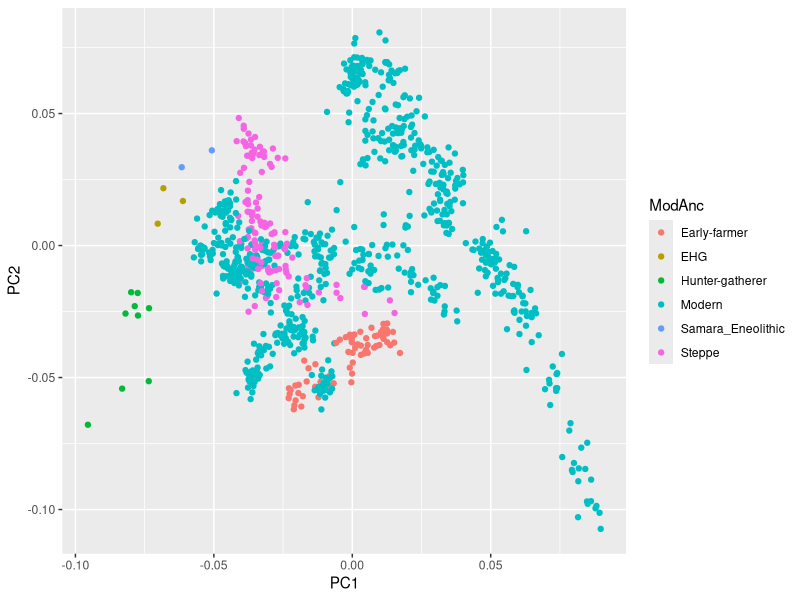
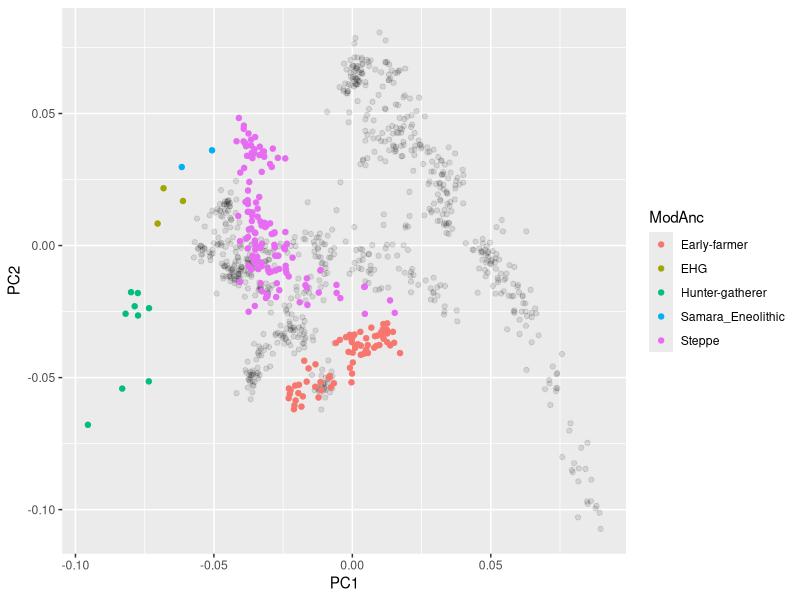
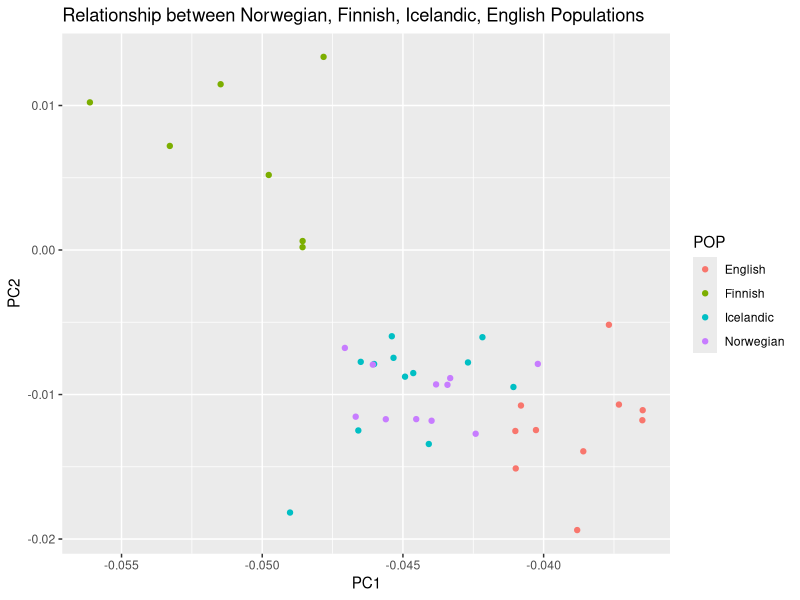
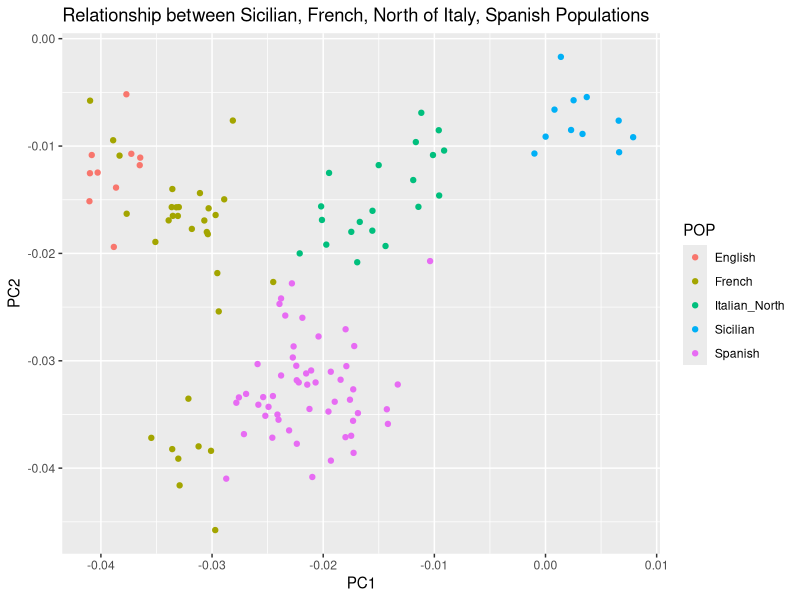
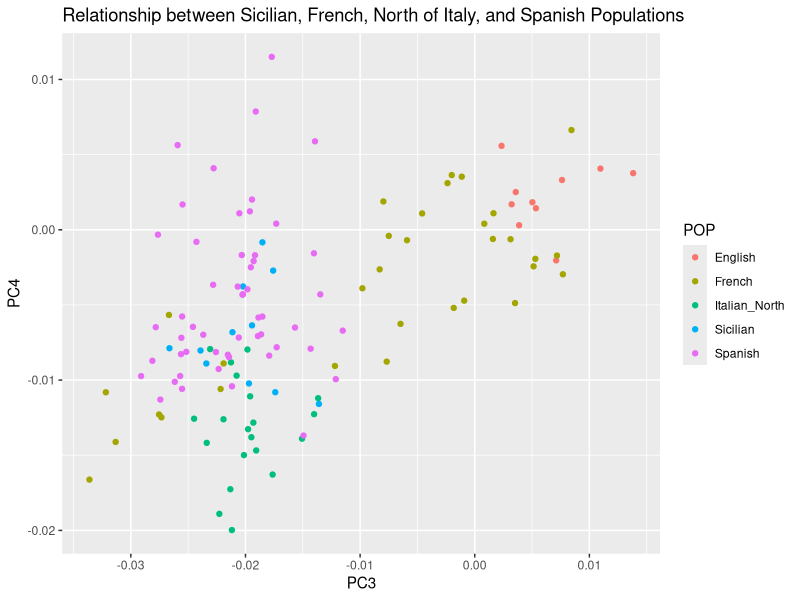
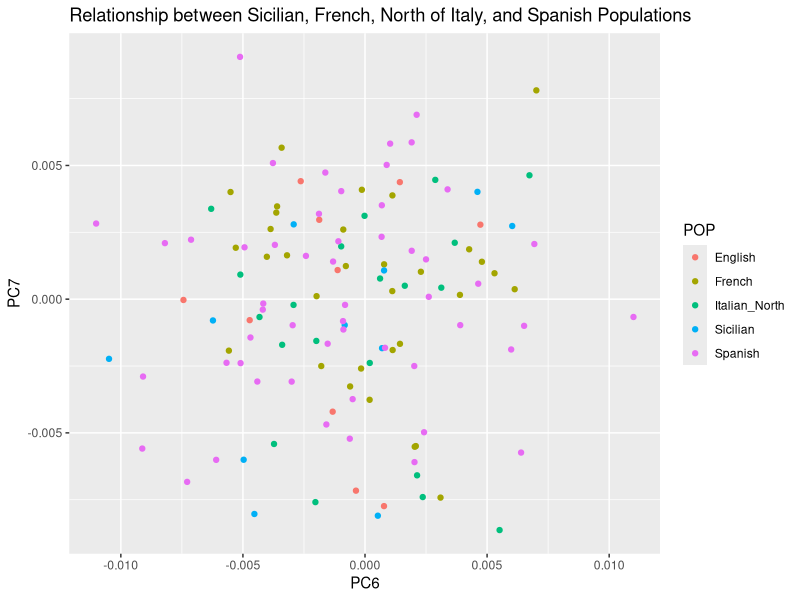
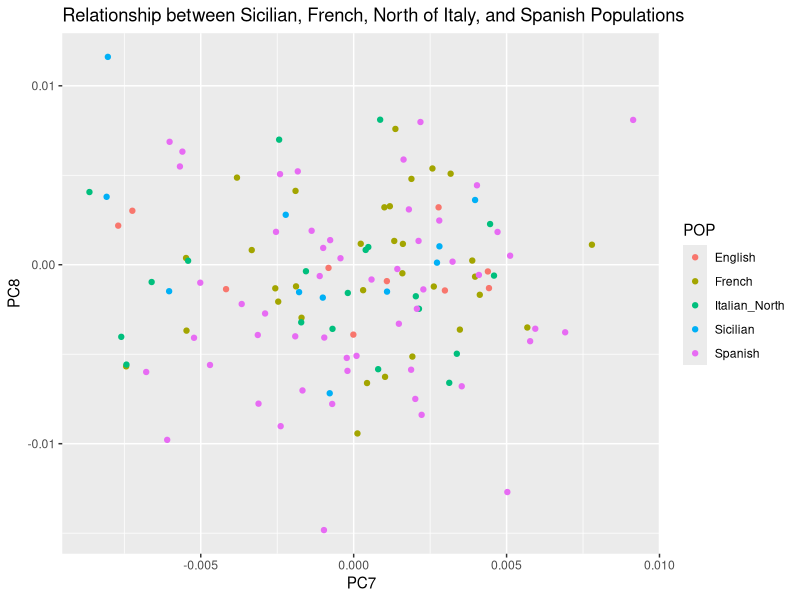
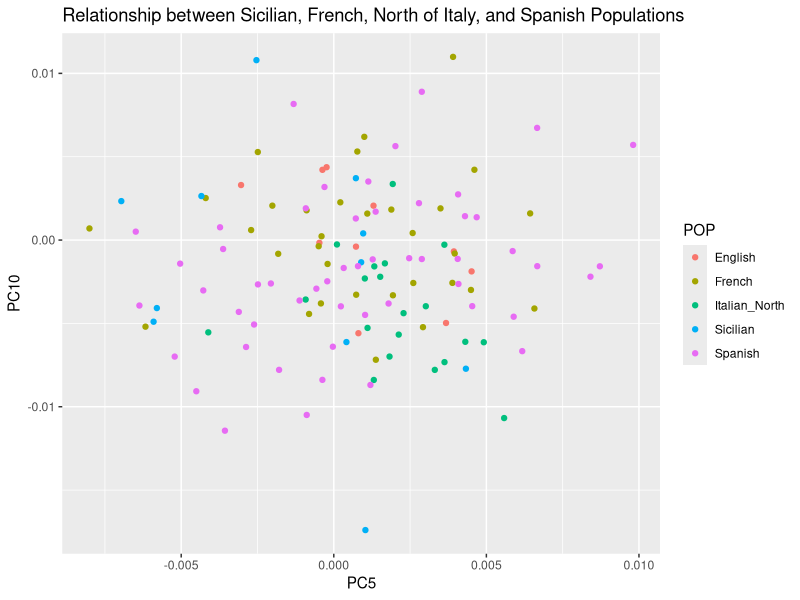

Reproduce these figures in R, in order.
## ---- chunk 1
library(tidyverse)
## ---- chunk 2
WE_table <- read.table(file = 'dataWE.txt',sep = "", header = TRUE) # sep = '' consider any white space
## ---- chunk 3
ggplot(WE_table, aes(PC1,PC2))+
  geom_jitter(aes(color = ModAnc)) # jitter adds noise to avoid overplotting
## ---- chunk 4
ggplot(WE_table, aes(PC1,PC2))+
  geom_point(alpha = 0.1) +
  geom_jitter(data = WE_table |> filter(!ModAnc=="Modern"), aes(color = ModAnc))
## ---- chunk 5
ggplot(data = WE_table |> filter(POP %in% c('English', 'Norwegian', "Finnish", "Icelandic")), #filtering
       aes(x = PC1, y = PC2, colour = POP)
         )+
  geom_jitter()+
  labs(title = "Relationship between Norwegian, Finnish, Icelandic, English Populations")
## ---- chunk 6
our_choice <- c("Sicilian", "French", "Italian_North", "Spanish", "English")
ggplot(data = WE_table |> filter(POP %in% our_choice), #Filtering on our choices
       aes(x = PC1, y = PC2, colour = POP) 
       )+
  geom_jitter()+
  labs(title = "Relationship between Sicilian, French, North of Italy, Spanish Populations")
## ---- chunk 7
ggplot(data = WE_table |>  filter(POP %in% our_choice), #Filtering on our choices
       aes(x = PC3, y = PC4, colour = POP)
       )+
  geom_jitter()+
  labs(title = "Relationship between Sicilian, French, North of Italy, and Spanish Populations")
## ---- chunk 8
filtered <-  WE_table |> filter(POP%in% our_choice)
## ---- chunk 9
# PC6 and PC7
ggplot(data = WE_table |>  filter(POP %in% our_choice), #Filtering on our choices
       aes(x = PC6, y = PC7, colour = POP)
       )+
  geom_jitter()+
  labs(title = "Relationship between Sicilian, French, North of Italy, and Spanish Populations")

# PC7 and PC8
ggplot(data = WE_table |>  filter(POP %in% our_choice), #Filtering on our choices
       aes(x = PC7, y = PC8, colour = POP)
       )+
  geom_jitter()+
  labs(title = "Relationship between Sicilian, French, North of Italy, and Spanish Populations")

# PC5 and PC10
ggplot(data = WE_table |> filter(POP %in% our_choice), #Filtering on our choices
       aes(x = PC5, y = PC10, colour = POP)
       )+
  geom_jitter()+
  labs(title = "Relationship between Sicilian, French, North of Italy, and Spanish Populations")
